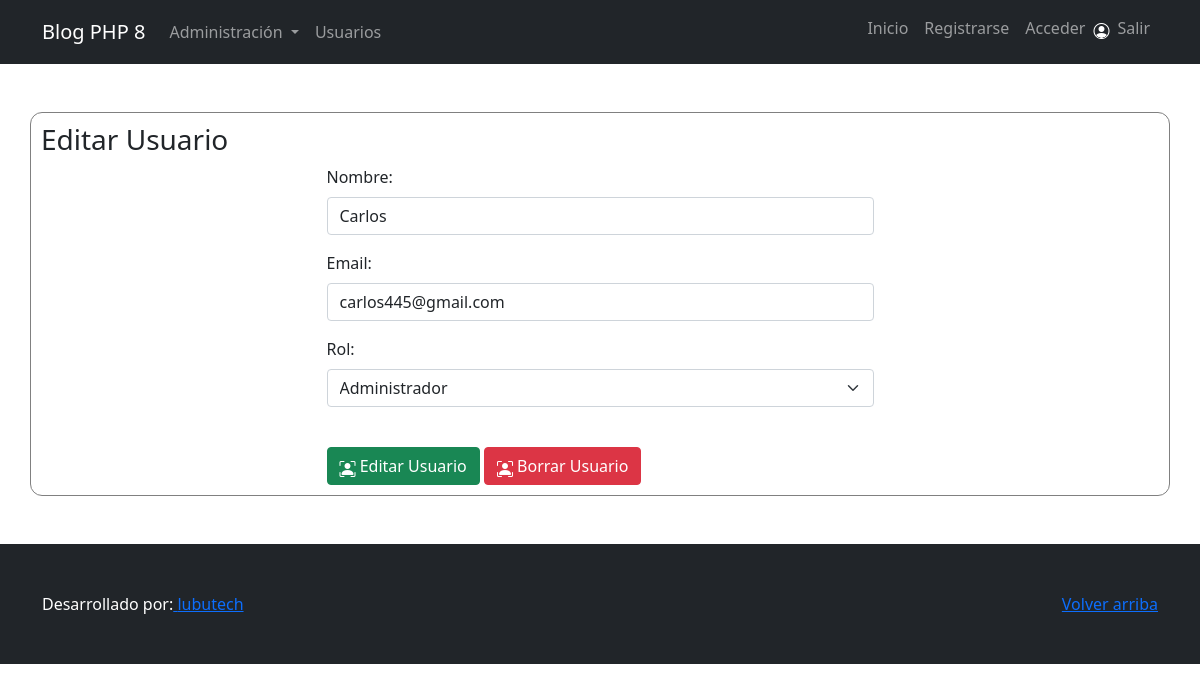
The page /admin/editar_usuario.php?id=5 on the database its author committed.
### tables this page shows
CREATE TABLE `usuarios` (
  `id` int(11) NOT NULL,
  `nombre` varchar(255) NOT NULL,
  `email` varchar(255) NOT NULL,
  `password` varchar(255) NOT NULL,
  `rol_id` int(11) NOT NULL,
  `fecha_creacion` datetime NOT NULL DEFAULT current_timestamp()
);

CREATE TABLE `roles` (
  `id` int(11) NOT NULL,
  `nombre` varchar(255) NOT NULL
);

### models/Usuario.php (called while the page is built, shortened)
<?php
    class Usuario{
        private $conn;
        private $table = 'usuarios';
        public function __construct($db){
            $this->conn = $db;
        }
        public function leer_individual($id){
                $query = 'SELECT u.id AS usuario_id, u.nombre AS usuario_nombre, u.email AS usuario_email, u.fecha_creacion AS usuario_fecha_creacion, r.nombre AS rol  FROM ' . $this->table . ' u INNER JOIN roles r ON r.id = u.rol_id WHERE u.id = ? LIMIT 0,1';
                $stmt = $this->conn->prepare($query);
                $stmt->bindParam(1, $id);
                $stmt->execute();
                $usuario = $stmt->fetch(PDO::FETCH_OBJ);
                return $usuario;
        }
    }

### admin/editar_usuario.php (the view, shortened to what this page needs)
<?php include("../includes/header.php") ?>
<?php
    $baseDatos = new Basemysql();
    $db = $baseDatos->connect();
     if (isset($_GET['id'])) {
        $id = $_GET['id'];
     }
     $usuario = new Usuario($db);
     $resultado = $usuario->leer_individual($id);
?>
<div class="row">
    <div class="col-sm-6">
        <h3>Editar Usuario</h3>
    </div>
</div>
<div class="row">
    <div class="col-sm-6 offset-3">
        <form method="POST" action="">
            <div class="mb-3">
                <label for="nombre" class="form-label">Nombre:</label>
                <input type="text" class="form-control" name="nombre" id="nombre" placeholder="Ingresa el nombre"
                    value="<?php echo $resultado->usuario_nombre; ?>">
            </div>
            <div class="mb-3">
                <label for="email" class="form-label">Email:</label>
                <input type="email" class="form-control" name="email" id="email" placeholder="Ingresa el email"
                    value="<?php echo $resultado->usuario_email; ?>">
            </div>
            <div class="mb-3">
                <label for="rol" class="form-label">Rol:</label>
                <select class="form-select" aria-label="Default select example" name="rol">
                    <option value="1" <?php if($resultado->rol == "Administrador") {echo "selected"; }?>>Administrador
                    </option>
                </select>
            </div>
            <br />
            <button type="submit" name="editarUsuario" class="btn btn-success float-left"><i
                    class="bi bi-person-bounding-box"></i> Editar Usuario</button>
            <button type="submit" name="borrarUsuario" class="btn btn-danger float-right"><i
                    class="bi bi-person-bounding-box"></i> Borrar Usuario</button>
        </form>
    </div>
</div>
<?php include("../includes/footer.php") ?>

### rows shown on the page
usuarios: nombre "Carlos", email "carlos445@gmail.com"
roles: rol "Administrador"
